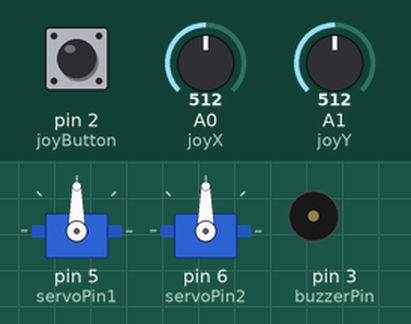
The program below on a simulated Arduino Uno, built with avr-gcc and run on an emulated ATmega328P. Parts: 2 × servo, buzzer (waves = sounding, pin HIGH). Inputs (shaded band) come from the test bench; at power-on: A0 (joyX) = 512, A1 (joyY) = 512, pin 2 (joyButton) HIGH.

Above: at 1.2 s.
1.3 s: A0 (joyX) set to 716
At 2.5 s:
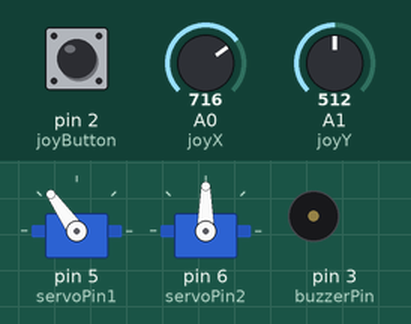
2.8 s: A1 (joyY) set to 716
At 3.7 s:
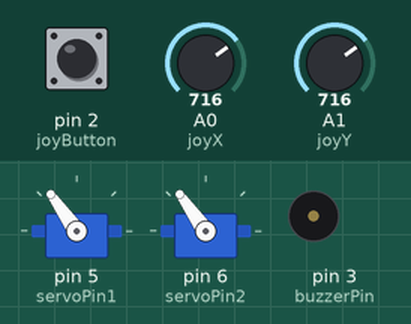
4.3 s: pin 2 (joyButton) pulled LOW for 0.15 s
At 4.37 s:
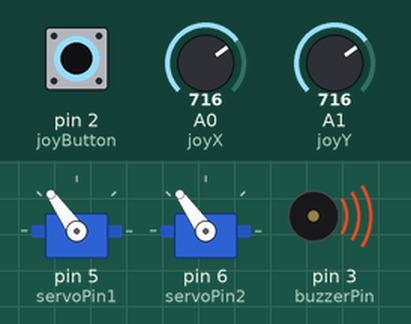
5.9 s: A0 (joyX) set to 900
At 7.1 s:
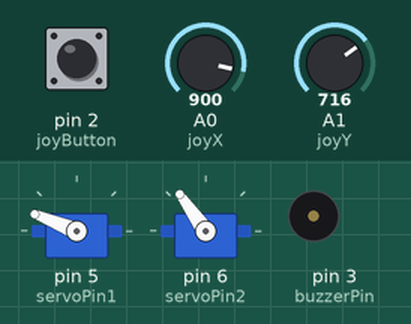
7.4 s: A1 (joyY) set to 900
At 8.4 s:
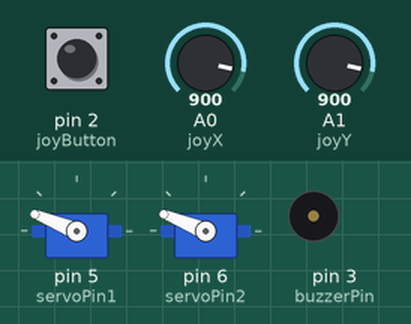
8.9 s: pin 2 (joyButton) pulled LOW for 1 s
At 9.5 s:
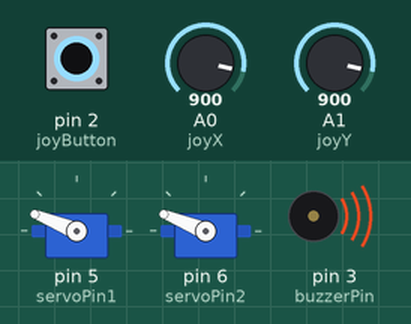
Timing chart, 0 to 11.9 s (numbered marks = the images above; inputs shaded):
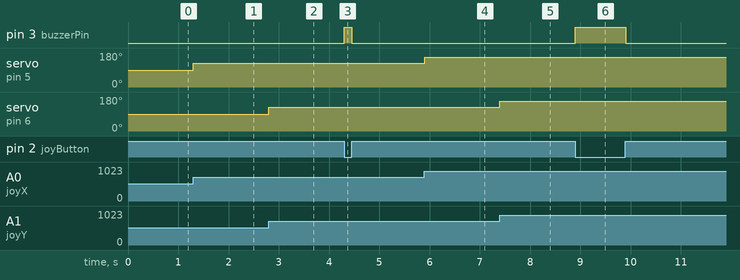

The program:

main.cpp
```cpp
#include <Arduino.h>
#include <Servo.h>

int joyX=A0;
int joyY=A1;
int joyButton=2;
int joyX_Val;
int joyY_Val;
int joyButton_Val;
int servoPin1=5;
int servoPin2=6;
Servo myServo1;
Servo myServo2;
int servoPos1;
int servoPos2;
int buzzerPin=3;


int dt=200;

void setup() {
  // put your setup code here, to run once:
  Serial.begin(9600);
  pinMode(joyX,INPUT);
  pinMode(joyY,INPUT);
  pinMode(joyButton,INPUT);
  pinMode(buzzerPin,OUTPUT);
  myServo1.attach(servoPin1);
  myServo2.attach(servoPin2);
}

void loop() {
  // put your main code here, to run repeatedly:
  digitalWrite(joyButton,HIGH);
  joyX_Val=analogRead(joyX);
  joyY_Val=analogRead(joyY);
  joyButton_Val=digitalRead(joyButton);
  // delay(dt);

  // Serial.print("joyX:");
  // Serial.print(joyX_Val);
  // Serial.print(" joyY:");
  // Serial.print(joyY_Val);
  // Serial.print(" joyButton:");
  // Serial.println(joyButton_Val);
  // delay(dt);

  servoPos1=map(joyX_Val, 0, 1023, 0, 180);
  servoPos2=map(joyY_Val, 0, 1023, 0, 180);

  myServo1.write(servoPos1);
  myServo2.write(servoPos2);

  if (joyButton_Val==0)
  {
    digitalWrite(buzzerPin,HIGH);
  } else
  {
    digitalWrite(buzzerPin,LOW);
  }
}
```

Measured:
- after the input at 1.3 s, servo on pin 5 (servoPin1): 90° → 125° at once
- after the input at 2.8 s, servo on pin 6 (servoPin2): 90° → 125° at once
- after the input at 4.3 s, pin 3 (buzzerPin): LOW → HIGH at once, → LOW 0.15 s later
- after the input at 5.9 s, servo on pin 5 (servoPin1): 125° → 158° at once
- after the input at 7.4 s, servo on pin 6 (servoPin2): 125° → 158° at once
- after the input at 8.9 s, pin 3 (buzzerPin): LOW → HIGH at once, → LOW 1.0 s later
